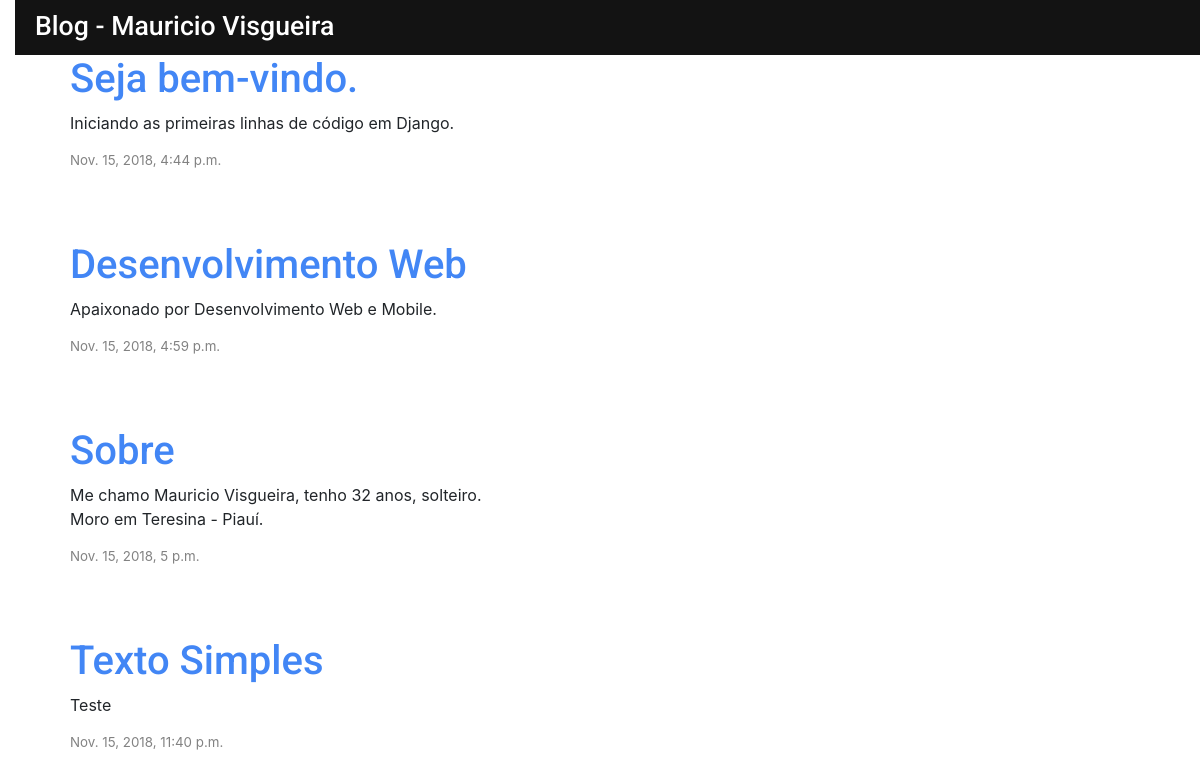
The page / on the database its author committed.
### blog/models.py (models this page shows, shortened)
class Post(models.Model):
    author = models.ForeignKey('auth.User', on_delete=models.CASCADE)
    title = models.CharField(max_length=200)
    text = models.TextField()
    created_date = models.DateTimeField(
            default=timezone.now)
    published_date = models.DateTimeField(
            blank=True, null=True)

### blog/views.py (the view)
# urls.py: path('', views.post_list, name='post_list'),
def post_list(request):
    posts = Post.objects.filter(published_date__lte=timezone.now()).order_by('published_date')
    return render(request, 'blog/post_list.html', {'posts': posts})

### blog/templates/blog/post_list.html
{% extends 'blog/base.html' %}
{% block content %}
  {% for post in posts %}
    <div class="post">
      <h1><a href="{% url 'post_detail' pk=post.pk %}">{{ post.title }}</a></h1>
        <p>{{ post.text|linebreaksbr }}</p>
    <div class="date">
          {{ post.published_date }}
    </div>
    </div>
    {% endfor %}
{% endblock %}

### blog/templates/blog/base.html (shortened to what this page needs)
{% load staticfiles %}
<!doctype html>
<html lang="en">
  <head>
    <link rel="stylesheet" href="https://stackpath.bootstrapcdn.com/bootstrap/4.1.3/css/bootstrap.min.css">
    <link rel="stylesheet" href="{% static 'css/blog.css' %}">
  </head>
  <body>
      <div class="page-header">
          <h1><a href="/">Blog - Mauricio Visgueira</a></h1>
      </div>
      <div class="content container">
        <div class="row">
            <div class="col-md-8">
            {% block content %}
            {% endblock %}
        </div>
      </div>
      </div>
  </body>
</html>

### blog/static/css/blog.css (style rules this page uses)
h1 a { color: #FCA205; font-family: 'Roboto', sans-serif; }
body { padding-left: 15px; }
.page-header { background-color: #131313; margin-top: 0; padding: 10px 5px 5px 20px; }
.page-header h1, .page-header h1 a, .page-header h1 a:visited, .page-header h1 a:active { color: #ffffff; font-size: 20pt; text-decoration: none; }
.content { margin-left: 40px; }
h1, h2, h3, h4 { font-family: 'Roboto', sans-serif; }
.date { color: #828282; font-size: 10pt; }
.post { margin-bottom: 70px; }
.post h1 a, .post h1 a:visited { color: #4286f5; }

### rows shown on the page
Post: title "Seja bem-vindo.", text "Iniciando as primeiras linhas de código em Django.", published_date "Nov. 15, 2018, 4:44 p.m."
Post: title "Desenvolvimento Web", text "Apaixonado por Desenvolvimento Web e Mobile.", published_date "Nov. 15, 2018, 4:59 p.m."
Post: title "Sobre", text "Me chamo Mauricio Visgueira, tenho 32 anos, solteiro. Moro em Teresina - Piauí.", published_date "Nov. 15, 2018, 5 p.m."
Post: title "Texto Simples", text "Teste", published_date "Nov. 15, 2018, 11:40 p.m."
